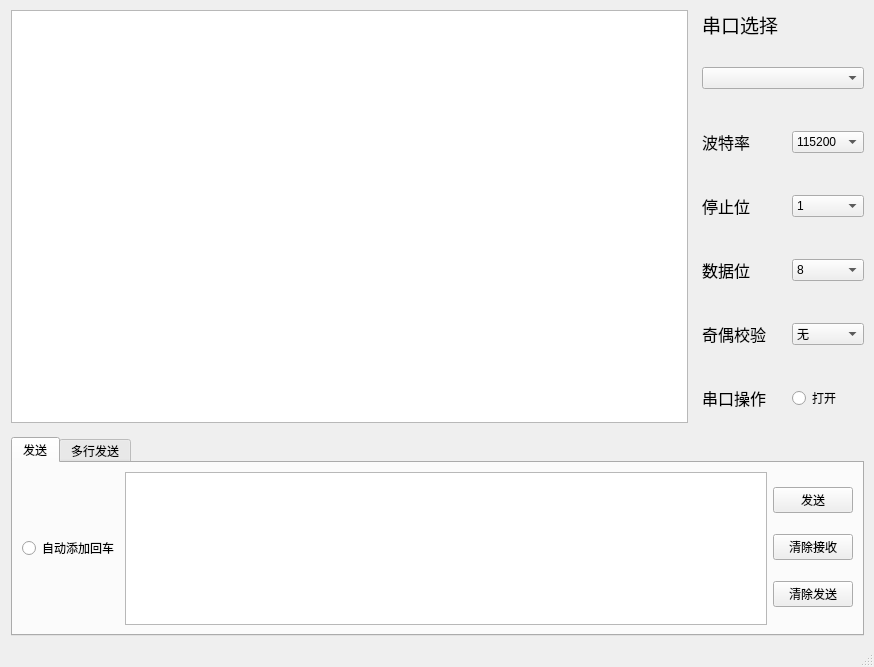
<?xml version="1.0" encoding="UTF-8"?>
<ui version="4.0">
 <class>LCOMX</class>
 <widget class="QMainWindow" name="LCOMX">
  <property name="geometry">
   <rect>
    <x>0</x>
    <y>0</y>
    <width>874</width>
    <height>667</height>
   </rect>
  </property>
  <property name="windowTitle">
   <string>LCOMX</string>
  </property>
  <widget class="QWidget" name="centralwidget">
   <layout class="QGridLayout" name="gridLayout_2">
    <item row="0" column="0">
     <layout class="QVBoxLayout" name="verticalLayout_2" stretch="2,0">
      <property name="spacing">
       <number>14</number>
      </property>
      <property name="sizeConstraint">
       <enum>QLayout::SetDefaultConstraint</enum>
      </property>
      <property name="leftMargin">
       <number>2</number>
      </property>
      <property name="topMargin">
       <number>1</number>
      </property>
      <property name="rightMargin">
       <number>1</number>
      </property>
      <property name="bottomMargin">
       <number>0</number>
      </property>
      <item>
       <layout class="QHBoxLayout" name="horizontalLayout_2">
        <item>
         <widget class="QTextEdit" name="textEdit">
          <property name="readOnly">
           <bool>true</bool>
          </property>
         </widget>
        </item>
        <item>
         <layout class="QGridLayout" name="gridLayout" rowstretch="1,1,1,1,1,1,1" columnstretch="0,0" rowminimumheight="0,50,50,50,50,50,50">
          <item row="0" column="0">
           <widget class="QLabel" name="label">
            <property name="font">
             <font>
              <family>微软雅黑</family>
              <pointsize>14</pointsize>
             </font>
            </property>
            <property name="text">
             <string>串口选择</string>
            </property>
           </widget>
          </item>
          <item row="1" column="0" colspan="2">
           <widget class="QComboBox" name="comboBox"/>
          </item>
          <item row="2" column="0">
           <widget class="QLabel" name="label_2">
            <property name="font">
             <font>
              <family>Adobe 黑体 Std R</family>
              <pointsize>12</pointsize>
             </font>
            </property>
            <property name="text">
             <string>波特率</string>
            </property>
           </widget>
          </item>
          <item row="2" column="1">
           <widget class="QComboBox" name="comboBox_2">
            <item>
             <property name="text">
              <string>115200</string>
             </property>
            </item>
            <item>
             <property name="text">
              <string>76800</string>
             </property>
            </item>
            <item>
             <property name="text">
              <string>57600</string>
             </property>
            </item>
            <item>
             <property name="text">
              <string>43000</string>
             </property>
            </item>
           </widget>
          </item>
          <item row="3" column="0">
           <widget class="QLabel" name="label_3">
            <property name="font">
             <font>
              <family>Adobe 黑体 Std R</family>
              <pointsize>12</pointsize>
             </font>
            </property>
            <property name="text">
             <string>停止位</string>
            </property>
           </widget>
          </item>
          <item row="3" column="1">
           <widget class="QComboBox" name="comboBox_3">
            <item>
             <property name="text">
              <string>1</string>
             </property>
            </item>
            <item>
             <property name="text">
              <string>1.5</string>
             </property>
            </item>
            <item>
             <property name="text">
              <string>2</string>
             </property>
            </item>
           </widget>
          </item>
          <item row="4" column="0">
           <widget class="QLabel" name="label_4">
            <property name="font">
             <font>
              <family>Adobe 黑体 Std R</family>
              <pointsize>12</pointsize>
             </font>
            </property>
            <property name="text">
             <string>数据位</string>
            </property>
           </widget>
          </item>
          <item row="4" column="1">
           <widget class="QComboBox" name="comboBox_4">
            <item>
             <property name="text">
              <string>8</string>
             </property>
            </item>
            <item>
             <property name="text">
              <string>7</string>
             </property>
            </item>
            <item>
             <property name="text">
              <string>6</string>
             </property>
            </item>
            <item>
             <property name="text">
              <string>5</string>
             </property>
            </item>
           </widget>
          </item>
          <item row="5" column="0">
           <widget class="QLabel" name="label_5">
            <property name="font">
             <font>
              <family>Adobe 黑体 Std R</family>
              <pointsize>12</pointsize>
             </font>
            </property>
            <property name="text">
             <string>奇偶校验</string>
            </property>
           </widget>
          </item>
          <item row="5" column="1">
           <widget class="QComboBox" name="comboBox_5">
            <item>
             <property name="text">
              <string>无</string>
             </property>
            </item>
            <item>
             <property name="text">
              <string>奇校验</string>
             </property>
            </item>
            <item>
             <property name="text">
              <string>偶校验</string>
             </property>
            </item>
           </widget>
          </item>
          <item row="6" column="0">
           <widget class="QLabel" name="label_6">
            <property name="font">
             <font>
              <family>Adobe 黑体 Std R</family>
              <pointsize>12</pointsize>
             </font>
            </property>
            <property name="text">
             <string>串口操作</string>
            </property>
           </widget>
          </item>
          <item row="6" column="1">
           <widget class="QRadioButton" name="radioButton">
            <property name="text">
             <string>打开</string>
            </property>
           </widget>
          </item>
         </layout>
        </item>
       </layout>
      </item>
      <item>
       <widget class="QTabWidget" name="tabWidget">
        <property name="currentIndex">
         <number>0</number>
        </property>
        <widget class="QWidget" name="tab_3">
         <attribute name="title">
          <string>发送</string>
         </attribute>
         <layout class="QHBoxLayout" name="horizontalLayout">
          <item>
           <widget class="QRadioButton" name="radioButton_huiche">
            <property name="text">
             <string>自动添加回车</string>
            </property>
           </widget>
          </item>
          <item>
           <layout class="QHBoxLayout" name="horizontalLayout_3" stretch="0,0">
            <property name="bottomMargin">
             <number>0</number>
            </property>
            <item>
             <widget class="QTextEdit" name="textEdit_3"/>
            </item>
            <item>
             <layout class="QVBoxLayout" name="verticalLayout_3" stretch="1,1,0">
              <item>
               <widget class="QPushButton" name="pushButton_3">
                <property name="text">
                 <string>发送</string>
                </property>
               </widget>
              </item>
              <item>
               <widget class="QPushButton" name="pushButton_4">
                <property name="text">
                 <string>清除接收</string>
                </property>
               </widget>
              </item>
              <item>
               <widget class="QPushButton" name="pushButton">
                <property name="text">
                 <string>清除发送</string>
                </property>
               </widget>
              </item>
             </layout>
            </item>
           </layout>
          </item>
         </layout>
        </widget>
        <widget class="QWidget" name="tab_4">
         <attribute name="title">
          <string>多行发送</string>
         </attribute>
         <layout class="QHBoxLayout" name="horizontalLayout_5">
          <item>
           <layout class="QHBoxLayout" name="horizontalLayout_4">
            <item>
             <widget class="QLabel" name="label_7">
              <property name="font">
               <font>
                <family>Adobe Arabic</family>
                <pointsize>26</pointsize>
               </font>
              </property>
              <property name="text">
               <string>开发中</string>
              </property>
              <property name="alignment">
               <set>Qt::AlignCenter</set>
              </property>
             </widget>
            </item>
           </layout>
          </item>
         </layout>
        </widget>
       </widget>
      </item>
     </layout>
    </item>
   </layout>
  </widget>
  <widget class="QMenuBar" name="menubar">
   <property name="geometry">
    <rect>
     <x>0</x>
     <y>0</y>
     <width>874</width>
     <height>26</height>
    </rect>
   </property>
  </widget>
  <widget class="QStatusBar" name="statusbar"/>
 </widget>
 <resources/>
 <connections/>
</ui>
